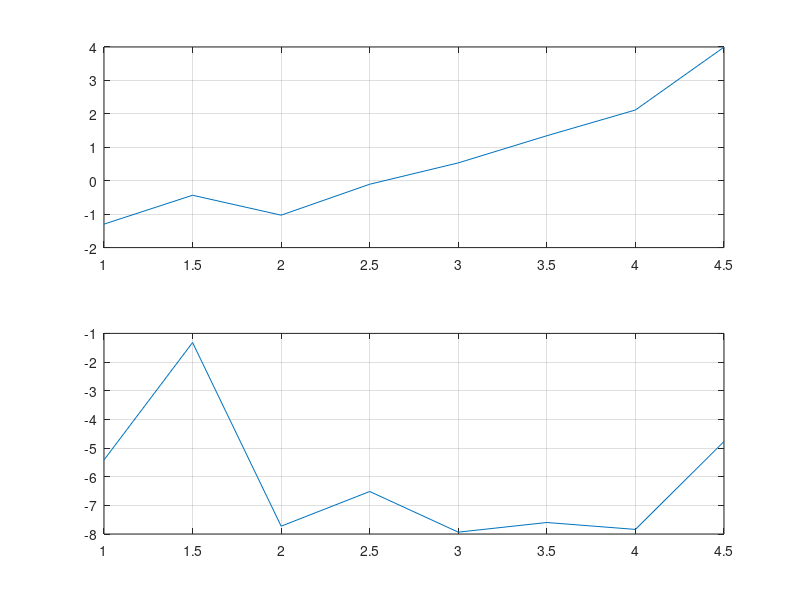

Source code (MATLAB):

% 
clc; clear all

t = 1:0.5:5;
y1(1) = 1; y2(1) = 0;
n = 2; % size of the matrix
c = 2; % Number of conditions
N = length(t)-2;
for k = 1:N
if k ==1
h = t(k);
S_k1 = [   -1-h*(-0.25*cos((y1(k))/2)*(y2(k)))         -h*(-0.5*sin((y1(k))/2)+0.5*(-y2(k)))  ;
        -1-h*(-0.5*cos((y2(k))/2)*cos((y1(k))/2))  -h*(-0.5+0.5*sin((y2(k))/2)*sin((y1(k))/2))];
S_k = [   1-h*(0.25*cos((y1(k))/2)*(y2(k)))    -h*(0.25*sin((y1(k))/2)*(y2(k))+(-y2(k))/2);
       1-h*(0.5*cos((y2(k))/2)*cos((y1(k))/2))  -h*(0.5-0.5*sin((y2(k))/2)*sin((y1(k))/2))];
S0 = [1 0];
SM = [0 1]; 
  
M = 2*k;  % Number of zeros in first and final row
% Matrix A
  A = [ zeros(1,M)    S0 ;
        S_k1          S_k;
        zeros(1,M)    SM];
% Right-hand side
 En = [-h*(sin(0.5*(y1(k)))*(0.5*(y2(k)))+0.25*(y2(k))^2);
       -h*(0.5*(y2(k))+cos(0.5*(y2(k)))*sin(0.5*(y1(k))))];
 E0 = y1(1) -1;
 EM = y2(k) -3;
 
 E(1,1)     = E0;
 E(2*k:2*k+c/2,1) = En;
 E(2*k+c)   = EM; 
 
 S = A\E
 y1(k) = S(1); y2(k) = S(2); y1(k+1) = S(3); y2(k+1) = S(4); 
 
end
if k > 1
h = t(k) - t(k-1);
S_k1 = [   -1-h*(-0.25*cos((y1(k)-y1(k-1))/2)*(y2(k)-y2(k-1)))         -h*(-0.5*sin((y1(k)-y1(k-1))/2)+0.5*(y2(k-1)-y2(k)))  ;
        -1-h*(-0.5*cos((y2(k)-y2(k-1))/2)*cos((y1(k)-y1(k-1))/2))  -h*(-0.5+0.5*sin((y2(k)-y2(k-1))/2)*sin((y1(k)-y1(k-1))/2))];
S_k = [   1-h*(0.25*cos((y1(k)-y1(k-1))/2)*(y2(k)-y2(k-1)))    -h*(0.25*sin((y1(k)-y1(k-1))/2)*(y2(k)-y2(k-1))+(y2(k-1)-y2(k))/2);
       1-h*(0.5*cos((y2(k)-y2(k-1))/2)*cos((y1(k)-y1(k-1))/2))  -h*(0.5-0.5*sin((y2(k)-y2(k-1))/2)*sin((y1(k)-y1(k-1))/2))];
S0 = [1 0];
SM = [0 3];

M = 2*k;  % Number of zeros in first and final row

% Matrix A
    A(2*k+n/2:2*k+n,2*k+n/2:2*k+n) = 0;
    Finalrow = 2*k+c;
    A(1,:) = [zeros(1,M) S0];
    A(Finalrow,:) = [zeros(1,M) SM];
    A(2*k:2*k+n/2,2*k-n/2:2*k+n) = [S_k1 S_k];

% Right-hand side
 En = [-h*(sin(0.5*(y1(k)-y1(k-1)))*(0.5*(y2(k)-y2(k-1)))+0.25*(y2(k)-y2(k-1))^2);
       -h*(0.5*(y2(k)-y2(k-1))+cos(0.5*(y2(k)-y2(k-1)))*sin(0.5*(y1(k)-y1(k-1))))];
 E0 = -1;
 EM = -3;
 
 E(2*k:2*k+c)=0;
 E(1,1)     = E0;
 E(2*k:2*k+c/2,1) = En;
 E(2*k+c,1)   = EM; 
 
 S = A\E
%  y1(k) = S(2*k-1); y2(k) = S(2*k); y1(k+1) = S(2*k+1); y2(k+1) = S(2*k+2); 
 y1(k) = S(1); y2(k) = S(2); y1(k+1) = S(3); y2(k+1) = S(4);

end
end

subplot(211); plot(t(1:end-1),y1); grid on
 hold all
subplot(212); plot(t(1:end-1),y2); grid on
 hold all
